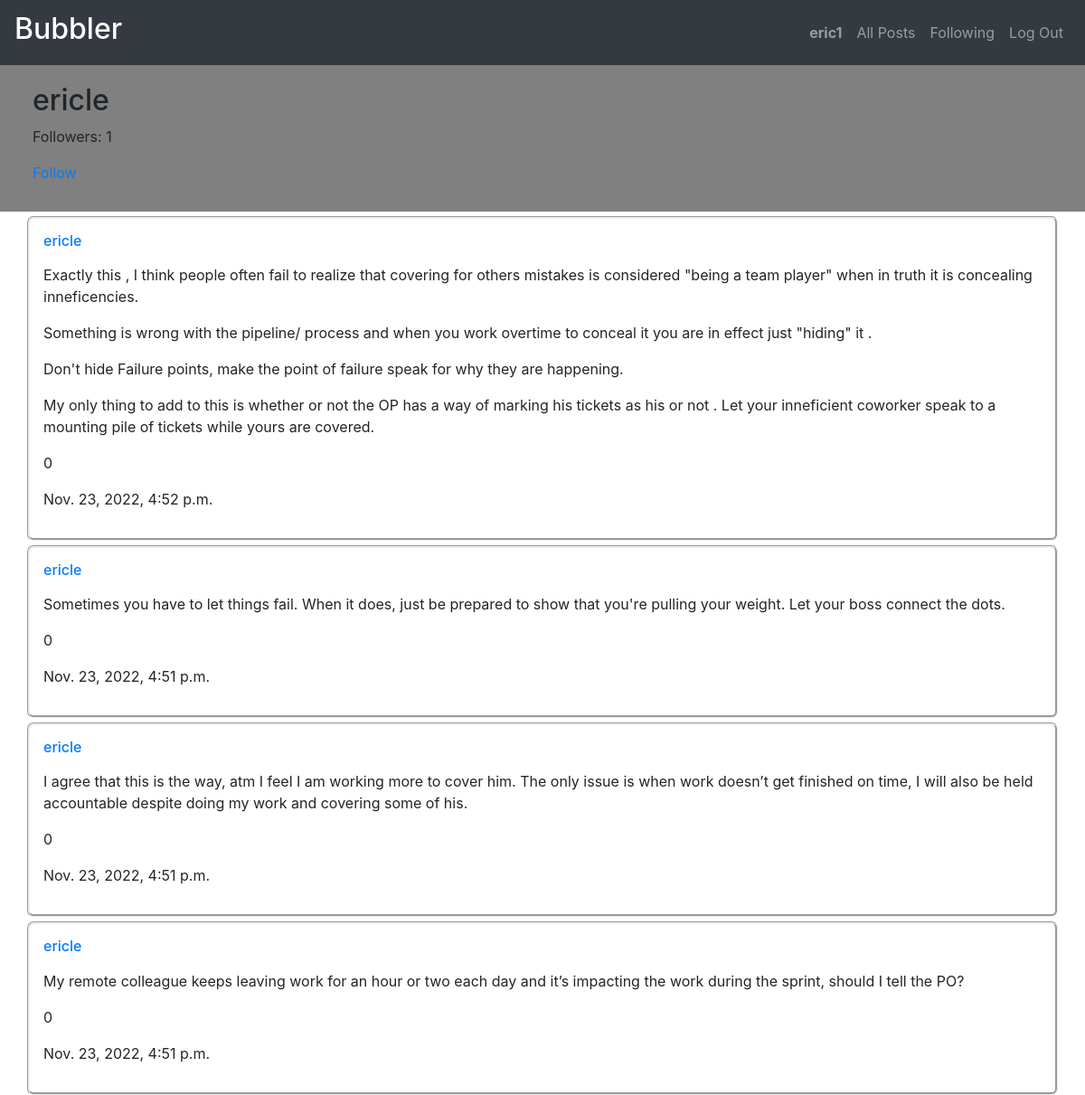
/profile/1 (signed in), run on the app's committed database.
### network/models.py (models this page shows, shortened)
class User(AbstractUser):
    time = models.DateTimeField(auto_now_add=True)

class Post(models.Model):
    poster = models.ForeignKey(User, on_delete=models.CASCADE, related_name='post')
    content = models.CharField(max_length=1300)
    likes = models.IntegerField()
    time = models.DateTimeField(auto_now_add=True)

### network/views.py (the view)
# urls.py: path("profile/<str:id>", views.profile, name="profile"),
def profile(request, id):
    profile = User.objects.get(pk=id)
    posts = profile.post.order_by("-time")
    is_following = False
    if request.user.is_authenticated:
        for following in request.user.followers.all():
            if profile == following.follow:
                is_following = True
    return render(request, "network/profile.html", {
        "profile": profile,
        "posts": posts,
        "is_following": is_following
    })

### network/templates/network/profile.html
{% extends "network/layout.html" %}
{% block body %}
    <div  style="padding-top: 20px; padding-bottom: 15px; padding-left: 3%; background-color: gray;">
        <h2>{{ profile.username }}</h2>
        <p>Followers: {{ profile.following.count }}</p>
        {% if user.is_authenticated %}
            {% if user != profile %}
                {% if is_following %}
                    <p><a href="{% url 'unfollow' profile.id %}">Unfollow</a></p>
                {% else %}
                    <p><a href="{% url 'follow' profile.id %}">Follow</a></p>
                {% endif %}
            {% endif %}
        {% endif %}
    </div>
    {% for post in posts.all %}
    <div class="container" style="margin-top: 5px; padding: 15px; border-style:groove; border-radius: 7px;">
        <h6><a href="{% url 'profile' post.poster.id %}">{{ post.poster.username }}</a></h6>
        <p>{{ post.content | linebreaks }}</p>
        <p>{{ post.likes }}</p>
        <p>{{ post.time }}</p>
    </div>
    {% endfor %}
{% endblock %}

### network/templates/network/layout.html (shortened to what this page needs)
{% load static %}
<!DOCTYPE html>
<html lang="en">
    <head>
        <link rel="stylesheet" href="https://stackpath.bootstrapcdn.com/bootstrap/4.4.1/css/bootstrap.min.css">
        <link href="{% static 'network/styles.css' %}" rel="stylesheet">
    </head>
    <body>
        <nav class="navbar navbar-expand-lg navbar-dark bg-dark justify-content-between">
            <a class="navbar-brand" href="#"><h2>Bubbler</h2></a>
            <div>
              <ul class="navbar-nav mr-auto">
                {% if user.is_authenticated %}
                    <li class="nav-item">
                        <a class="nav-link" href="{% url 'profile' user.id %}"><strong>{{ user.username }}</strong></a>
                    </li>
                {% endif %}
                <li class="nav-item">
                  <a class="nav-link" href="{% url 'index' %}">All Posts</a>
                </li>
                {% if user.is_authenticated %}
                    <li class="nav-item">
                        <a class="nav-link" href="{% url 'following' %}">Following</a>
                    </li>
                    <li class="nav-item">
                        <a class="nav-link" href="{% url 'logout' %}">Log Out</a>
                    </li>
                {% endif %}
              </ul>
            </div>
          </nav>
        <div class="body">
            {% block body %}
            {% endblock %}
        </div>
    </body>
</html>

### data on the page
User: username "eric1"
User: username "ericle", following.count "1"
Post: poster.username "ericle", content "Exactly this , I think people often fail to realize that covering for others mistakes is considered \"being a team player\" when in truth it is concealing inneficencies. Something is wrong with the pipeline/ process and when you work overtime to conceal it you are in effect just \"hiding\" it . Don't hide Failure points, make the point of failure speak for why they are happening. My only thing to add to this is whether or not the OP has a way of marking his tickets as his or not . Let your inneficient coworker speak to a mounting pile of tickets while yours are covered.", likes "0", time "Nov. 23, 2022, 4:52 p.m."
Post: poster.username "ericle", content "Sometimes you have to let things fail. When it does, just be prepared to show that you're pulling your weight. Let your boss connect the dots.", likes "0", time "Nov. 23, 2022, 4:51 p.m."
Post: poster.username "ericle", content "I agree that this is the way, atm I feel I am working more to cover him. The only issue is when work doesn’t get finished on time, I will also be held accountable despite doing my work and covering some of his.", likes "0", time "Nov. 23, 2022, 4:51 p.m."
Post: poster.username "ericle", content "My remote colleague keeps leaving work for an hour or two each day and it’s impacting the work during the sprint, should I tell the PO?", likes "0", time "Nov. 23, 2022, 4:51 p.m."
